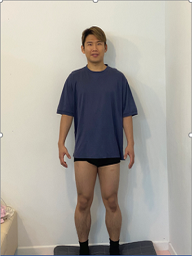
#> input picture inputs/real_cut.jpg, 192 x 256 px; its folder holds only this picture in this run
$ python neck_skin_correction.py   (older library calls are emulated)
#> lines starting #> are read from the running program, lines starting #| are printed output that depends on the picture; after the words box and inside, x2 and y2 are one past the last pixel; in counts of white or black regions, pixels touching at a corner belong together
"""
Make updated body segmentation with new neck/skin label
"""


import os
import numpy as np
import cv2
from PIL import Image
from matplotlib import pyplot as plt
import sys
import shutil

N_CLASSES = 21
fine_width = 192
fine_height = 256

# colour map for LIP dataset (plus extra)
label_colours = [(0, 0, 0),  # 0=Background
                 (128, 0, 0),  # 1=Hat
                 (255, 0, 0),  # 2=Hair
                 (0, 85, 0),   # 3=Glove
                 (170, 0, 51),  # 4=Sunglasses
                 (255, 85, 0),  # 5=UpperClothes
                 (0, 0, 85),  # 6=Dress
                 (0, 119, 221),  # 7=Coat
                 (85, 85, 0),  # 8=Socks
                 (0, 85, 85),  # 9=Pants
                 (85, 51, 0),  # 10=Jumpsuits
                 (52, 86, 128),  # 11=Scarf
                 (0, 128, 0),  # 12=Skirt
                 (0, 0, 255),  # 13=Face
                 (51, 170, 221),  # 14=LeftArm
                 (0, 255, 255),  # 15=RightArm
                 (85, 255, 170),  # 16=LeftLeg
                 (170, 255, 85),  # 17=RightLeg
                 (255, 255, 0),  # 18=LeftShoe
                 (255, 170, 0),  # 19=RightShoe
                 (189, 183, 107)  # 20=Neck    # new added
                 ]

(cv_major, _, _) = cv2.__version__.split(".")
if cv_major != '4' and cv_major != '3':
    print('doesnot support opencv version')
    sys.exit()


def decode_labels(mask):
    """Decode segmentation masks.
    Args:
      mask: result of inference after taking argmax.
      num_images: number of images to decode from the batch.
      num_classes: num of classes
    Returns:
      A RGB image of the same size as the input.
    """

    mask = np.expand_dims(mask, axis=2)
    h, w, c = mask.shape

    outputs = np.zeros((h, w, 3), dtype=np.uint8)

    par_img = Image.new('RGB', (w, h))
    pixels = par_img.load()
    for j_, j in enumerate(mask[:, :, 0]):
        for k_, k in enumerate(j):
            if k < N_CLASSES:
                pixels[k_, j_] = label_colours[k]
    outputs = np.array(par_img)

    return outputs


# @TODO this is too simple and pixel based algorithm
def body_detection(image, seg_mask):
    # binary thresholding by blue ?
    hsv = cv2.cvtColor(image, cv2.COLOR_BGR2HSV)
    lower_blue = np.array([0, 0, 120])
    upper_blue = np.array([180, 38, 255])
    mask = cv2.inRange(hsv, lower_blue, upper_blue)
    result = cv2.bitwise_and(image, image, mask=mask)

    # binary threshold by green ?
    b, g, r = cv2.split(result)
    filter = g.copy()
    ret, mask = cv2.threshold(filter, 10, 255, 1)

    # at least original segmentation is FG
    mask[seg_mask] = 1

    return mask


def shape_from_contour(img, contour):
    dummy_mask = np.zeros((img.shape[0], img.shape[1], 3))
    dummy_mask = cv2.drawContours(
        dummy_mask, [contour], 0, (1, 0, 0), thickness=cv2.FILLED)
    x, y = np.where(dummy_mask[:, :, 0] == 1)
    inside_points = np.stack((x, y), axis=-1)
    return inside_points


#
# relabel the segmented mask with neck
# dir_dir  : input image file dir  path
# image_name : image file name
# mask_dir : original mask dir path
# mask_name : original mask image file
# save_dir  : the re-labeled dir path (same name as mask_name)
#
#
def update_image_segmentation(data_dir, mask_dir, image_name, mask_name, save_dir=None, save_vis=True):
#> called with data_dir = './inputs', mask_dir = './outputs', image_name = 'real_cut.jpg', mask_name = 'real_cut.png', save_dir = './image-parse-new', save_vis = True
    print(image_name)

    # define paths
    img_pth = os.path.join(data_dir, image_name)
    seg_pth = os.path.join(mask_dir, mask_name)

    updated_seg_pth = None
    updated_seg_vis_pth = None
    if save_dir is not None:
        updated_seg_pth = os.path.join(save_dir, mask_name)
        if save_vis:
            updated_seg_vis_pth = updated_seg_pth.replace("image-parse-new", "image-parse-new-vis")
            if not os.path.exists(updated_seg_vis_pth):
                os.makedirs(updated_seg_vis_pth)

    # Load image and make binary body mask
    img = cv2.imread(img_pth)
#> img is the input picture: shape (256, 192, 3); mean B, G, R 157.5, 164.8, 169.3

    # Load the segmentation in grayscale and make binary mask
    segmentation = Image.open(seg_pth)
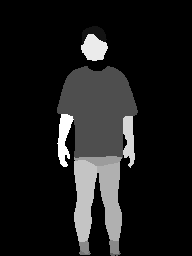
#> input picture outputs/real_cut.png, 192 x 256 px
#> segmentation is the input picture: PIL image 192x256 L; min 0, max 13, mean 1.39

    # the png file should be 1-ch but it is 3 ch ^^;
    gray = cv2.imread(seg_pth, cv2.IMREAD_GRAYSCALE)
    # print('shape of seg:', seg_pth, ':', gray.shape)
    # _, seg_mask = cv2.threshold(gray, 10, 255, cv2.THRESH_BINARY)  # why 10? bg is 0
    _, seg_mask = cv2.threshold(gray, 1, 255, cv2.THRESH_BINARY)
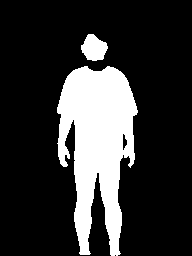
#> seg_mask: shape (256, 192); 20.2% white; 2 white regions, box (x1, y1, x2, y2) and area: (57, 66, 138, 256) 9427, (81, 34, 108, 61) 505

    body_mask = body_detection(img, seg_mask)
#> in body_detection, `hsv = cv2.cvtColor(image, cv2.COLOR_BGR2HSV)`: hsv: shape (256, 192, 3); mean H, S, V 41.4, 37.4, 173.1
#> in body_detection, `mask = cv2.inRange(hsv, lower_blue, upper_blue)`: mask: shape (256, 192); 74% white; 8 black regions (7 under 20 px), largest, box (x1, y1, x2, y2) and area: (0, 26, 192, 256) 12758
#> in body_detection, `mask[seg_mask] = 1`: mask: shape (256, 192); min 0, max 255, mean 65.2

    # Get the neck/skin region (plus extra mis-segmented)
    upper_body = body_mask - seg_mask
    upper_body[upper_body > 0] = 20
#> upper_body: shape (256, 192); values 0 (black) and 20 (white), 6.9% white; 112 white regions (105 under 20 px), largest, box (x1, y1, x2, y2) and area: (0, 198, 192, 256) 2360, (81, 26, 107, 45) 229, (0, 0, 192, 1) 192
    upper_body_vis = upper_body.copy()

    # location info: @TODO by joint locations (neck should be between neck and hips vertically, between shoulder horizontally)
    # print(upper_body.shape)
    height, width = upper_body.shape
#> height = 256; width = 192
    upper_body[height//2:, :] = 0
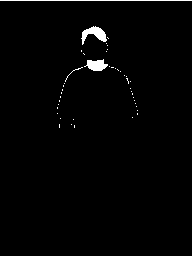
#> upper_body: shape (256, 192); values 0 (black) and 20 (white), 1.4% white; 44 white regions (40 under 20 px)
    # noise reduction

    # get contours
    if cv_major == '4':
        contours, hier = cv2.findContours(
            upper_body, cv2.RETR_EXTERNAL, cv2.CHAIN_APPROX_NONE)
#> contours = 44 contours, 42 with area under 20; largest, box (x1, y1, x2, y2) and area: (81, 26, 107, 45) 192, (84, 59, 108, 71) 154
    elif cv_major == '3':
        _, contours, hier = cv2.findContours(
            upper_body, cv2.RETR_EXTERNAL, cv2.CHAIN_APPROX_NONE)
    else:
        return

    neck = None

    if len(contours) > 0:
        # draw in blue the contours that were founded
        cv2.drawContours(upper_body_vis, contours, -1, 255, 3)

        # find the biggest area
        c_neck = max(contours, key=cv2.contourArea)
#> c_neck = contour of 71 points, box (x1, y1, x2, y2) (81, 26, 107, 45), area 192

        neck = shape_from_contour(img, c_neck)
#> in shape_from_contour, `x, y = np.where(dummy_mask[:, :, 0] == 1)`: x = 229 values from 26 to 44; y = 229 values, max 106 at index 209, min 81 at index 186, mean 93.96
#> in shape_from_contour, `inside_points = np.stack((x, y), axis=-1)`: inside_points = 229 pairs, first value 26 to 44, second value 81 to 106
#> neck has the same summary as inside_points in shape_from_contour

        x, y, w, h = cv2.boundingRect(c_neck)
#> x = 81; y = 26; w = 26; h = 19
        # draw the book contour (in green)
        cv2.rectangle(upper_body_vis, (x, y), (x + w, y + h), (170, 230, 0), 2)
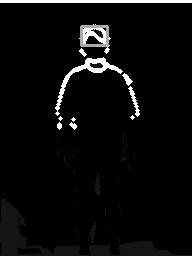
#> upper_body_vis: shape (256, 192); min 0, max 255, mean 10.8

    # make neck region mask
    neck_mask = np.zeros((fine_height, fine_width)).astype(np.int)
    for each in neck:
        neck_mask[each[0]][each[1]] = 20
#> this loop made 229 passes
#> each on passes 1 to 3: [26, 93], [26, 95], [27, 91]
#> neck_mask: shape (256, 192) int64; values 0 (black) and 20 (white), 0.47% white; 1 white region, box (x1, y1, x2, y2) and area: (81, 26, 107, 45) 229

    # Add neck/skin to segmentation
    result = segmentation + neck_mask
#> result: shape (256, 192) int64; 14 distinct labels, from 0 to 21

    # handle overlapped pixels
    for i in range(1, 20):
        result[result == 20 + i] = i
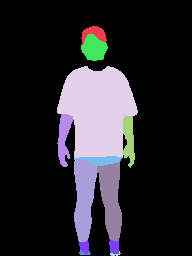
#> result: shape (256, 192) int64; 13 distinct labels, from 0 to 20; one colour per label, 0 black

    # save new segmentation
    if updated_seg_pth is not None:
        cv2.imwrite(updated_seg_pth, result)
        if save_vis:
            msk = decode_labels(result)
#> in decode_labels, `par_img = Image.new('RGB', (w, h))`: par_img: PIL image 192x256 RGB; every value is 0
            parsing_im = Image.fromarray(msk)
            parsing_im.save('{}/{}_vis.png'.format(updated_seg_vis_pth, mask_name[:-4]))
    else:  # display for checking

        plt.suptitle(image_name)
        plt.subplot(1, 4, 1)
        plt.title("input")
        plt.axis('off')
        plt.imshow(img[:, :, ::-1])
        plt.subplot(1, 4, 2)
        plt.title("body silhouette")
        plt.axis('off')
        plt.imshow(body_mask)
        plt.subplot(1, 4, 3)
        plt.title("orig. mask")
        plt.axis('off')
        plt.imshow(segmentation)
        plt.subplot(1, 4, 4)
        plt.title("relabeled")
        plt.axis('off')
        msk = decode_labels(result)         # ???
        parsing_im = Image.fromarray(msk)   # ???
        plt.imshow(parsing_im)
        plt.show()


def main():
    # define paths

    root_dir = "./"
    updated_seg_folder = "image-parse-new"

    data_mode = ""
    image_folder = "inputs"
    seg_folder = "outputs"

    image_dir = os.path.join(os.path.join(root_dir, data_mode), image_folder)
    seg_dir = os.path.join(os.path.join(root_dir, data_mode), seg_folder)
    if updated_seg_folder is not None:
        updated_seg_dir = os.path.join(os.path.join(
            root_dir, data_mode), updated_seg_folder)
        if not os.path.exists(updated_seg_dir):
            os.makedirs(updated_seg_dir)
    else:
        updated_seg_dir = None

    image_list = sorted(os.listdir(image_dir))
    masks_list = sorted(os.listdir(seg_dir))

    try:
        shutil.rmtree(os.path.join(image_dir, '.ipynb_checkpoints'))
        shutil.rmtree(os.path.join(seg_dir, '.ipynb_checkpoints'))
    except:
        print("Clean")

    for each in zip(image_list, masks_list):
        mask = each[0].replace("jpg", "png")
        update_image_segmentation(
            image_dir, seg_dir, each[0], mask, updated_seg_dir)

    import cv2

    import numpy as np

    img=cv2.imread('./image-parse-new/real_cut.png')
#> img: shape (256, 192, 3); min 0, max 20, mean 1.39
    img_avatar=cv2.imread('./image-parse-new/avatar_in1.png')

    model_cut = np.asarray(img)
    model_cut2 = np.asarray(img_avatar)

    print(np.unique(img))
#| [ 0  1  4  5  6  7  8  9 10 11 12 13 20]


    trans_dict = {

        0:0,

        1:1, 2:1, 20:1,

        5:4, 6:4, 7:4,

        18:5,

        19:6,

        9:8, 12:8,

        16:9,

        17:10,

        14:11,

        4:12, 13:12,

        15:13,

    }


    new_arr = np.full(model_cut.shape, 7)

    for old, new in trans_dict.items():

        new_arr = np.where(model_cut == old, new, new_arr)
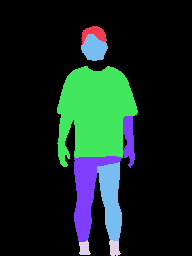
#> new_arr: shape (256, 192, 3) int64; 6 distinct labels, from 0 to 12; one colour per label, 0 black

    new_arr2 = np.full(model_cut2.shape, 7)
#> new_arr2 = 7

    for old, new in trans_dict.items():

        new_arr2 = np.where(model_cut == old, new, new_arr2)


    cv2.imwrite("./outputs/real_cut.png", new_arr)
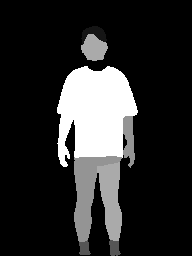
#> saved as real_cut.png: shape (256, 192, 3); min 0, max 12, mean 2.02; drawn with min black and max white
    cv2.imwrite("./outputs/avatar_in1.png", new_arr2)


if __name__ == '__main__':
    main()
